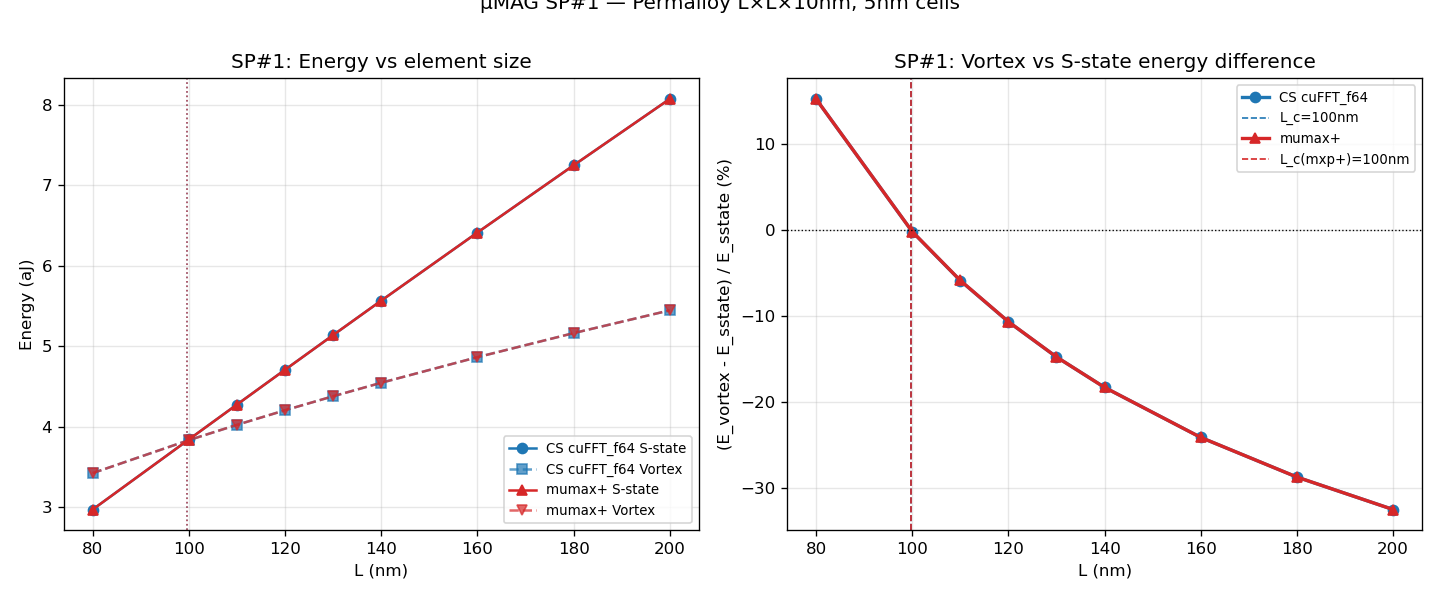

Reproduce this figure in Python.
"""
Notebook 46: µMAG SP#1 Phase Diagram -- Build Comparison
Permalloy squares L×L×10nm, 5nm cells.
Relax from S-state init and vortex init at each L.
Finds critical size L_c where E_vortex = E_sstate.
Runs across CS cuFFT_f64 / mumax3 / mumax+.

Reference: µMAG SP#1, L_c ≈ 110-120 nm (10nm thick, 5nm cells)
"""
import sys, pathlib, time, json
import numpy as np
sys.path.insert(0, str(pathlib.Path(__file__).parent))
import bench_utils as bu
sys.stdout.reconfigure(encoding="utf-8")

MX3_SP1 = pathlib.Path(__file__).parent / "mx3" / "sp1_phase.mx3"

# L sweep: Permalloy squares L×L×10nm, 5nm cells
L_NM_LIST = [80, 100, 110, 120, 130, 140, 160, 180, 200]
D = 5e-9   # cell size
T_NM = 10.0  # thickness nm
NZ = 2     # 10 nm / 5 nm cells

MU0    = bu.MU0
Ms     = 860e3
A      = 13e-12
alpha  = 0.5   # high damping for fast relaxation
T_RELAX = 3e-9

print("=" * 70)
print("Notebook 46: µMAG SP#1 Phase Diagram -- Build Comparison")
print(f"  Permalloy L×L×{T_NM:.0f}nm squares, d={D*1e9:.0f}nm cells")
print(f"  L values: {L_NM_LIST} nm")
print("=" * 70)


def run_cs_sp1(build_label):
    mm = bu.load_mm(build_label)
    mat = mm.Material()
    mat.Ms = Ms; mat.A_exchange = A; mat.K_uniaxial = 0.0
    mat.easy_axis = mm.Vec3(1, 0, 0); mat.alpha = alpha

    E_sstate, E_vortex = [], []
    t0 = time.perf_counter()

    for L_nm in L_NM_LIST:
        N = max(2, int(round(L_nm * 1e-9 / D)))
        g = mm.StructuredGrid(N, N, NZ, D, D, D)

        demag = mm.DemagFieldGPU(g)
        exch  = mm.ExchangeFieldGPU(g)
        fields = mm.FieldSumGPU()
        fields.add(exch)

        opts = mm.RelaxGPUOptions()
        opts.max_steps = 5000

        # S-state init: uniform +x with slight tilt
        m0 = mm.VectorField3D(g)
        arr = np.zeros((NZ, N, N, 3))
        arr[..., 0] = 1.0; arr[..., 1] = 0.05; arr[..., 2] = 0.01
        norms = np.linalg.norm(arr, axis=-1, keepdims=True)
        arr /= norms
        mm.from_numpy(m0, arr)
        relax = mm.RelaxGPU(g)
        relax.upload(m0)
        relax.run(mat, demag, fields, opts)
        relax.download(m0)
        E_s = demag.energy(m0, mat) + exch.energy(m0, mat)
        E_sstate.append(E_s)

        # Vortex init: winding around center
        cx = N * D / 2; cy = N * D / 2
        arr_v = np.zeros((NZ, N, N, 3))
        for iy in range(N):
            for ix in range(N):
                rx = ix * D - cx; ry = iy * D - cy
                r = np.sqrt(rx*rx + ry*ry)
                if r < 1e-10: r = 1e-10
                arr_v[:, iy, ix, 0] = -ry / r
                arr_v[:, iy, ix, 1] =  rx / r
                # vortex core: small mz at center
                core_r = 3 * D
                arr_v[:, iy, ix, 2] = np.exp(-r**2 / (2 * core_r**2))
        norms_v = np.linalg.norm(arr_v, axis=-1, keepdims=True).clip(1e-10)
        arr_v /= norms_v
        mm.from_numpy(m0, arr_v)
        relax2 = mm.RelaxGPU(g)
        relax2.upload(m0)
        relax2.run(mat, demag, fields, opts)
        relax2.download(m0)
        E_v = demag.energy(m0, mat) + exch.energy(m0, mat)
        E_vortex.append(E_v)

    wall_ms = (time.perf_counter() - t0) * 1e3

    # Find L_c by linear interpolation of dE = E_v - E_s
    dE = np.array(E_vortex) - np.array(E_sstate)
    Lc = None
    for i in range(len(dE) - 1):
        if dE[i] >= 0 > dE[i+1] or dE[i] <= 0 < dE[i+1]:
            frac = -dE[i] / (dE[i+1] - dE[i])
            Lc = L_NM_LIST[i] + frac * (L_NM_LIST[i+1] - L_NM_LIST[i])
            break

    return {"build": build_label, "wall_ms": wall_ms,
            "L_nm": L_NM_LIST,
            "E_sstate_aJ": [e * 1e18 for e in E_sstate],
            "E_vortex_aJ": [e * 1e18 for e in E_vortex],
            "dE_pct": (dE / np.abs(np.array(E_sstate)) * 100).tolist(),
            "Lc_nm": float(Lc) if Lc else None}


results = []
for bl in ["cuFFT_f64"]:
    if not bu.BUILDS[bl].exists():
        print(f"[SKIP] {bl}: build not found"); continue
    print(f"\n--- {bl} ---")
    try:
        r = run_cs_sp1(bl); results.append(r)
        print(f"  Wall: {r['wall_ms']:.0f} ms")
        print(f"  L_c ≈ {r['Lc_nm']:.1f} nm" if r['Lc_nm'] else "  L_c: not found in sweep")
        for L, Es, Ev, dE in zip(r['L_nm'], r['E_sstate_aJ'], r['E_vortex_aJ'], r['dE_pct']):
            print(f"  L={L:3d}nm  E_s={Es:.3f}aJ  E_v={Ev:.3f}aJ  dE={dE:+.1f}%")
    except Exception as e:
        print(f"  ERROR: {e}")

# --- mumax3 ---
print("\n--- mumax3 ---")
mx3r = bu.run_mumax3(MX3_SP1, timeout_s=300) if MX3_SP1.exists() else {"ok": False, "error": "mx3 not found"}
if mx3r["ok"]:
    print(f"  Wall: {mx3r['wall_ms']:.0f} ms")
else:
    print(f"  {mx3r.get('error', 'failed')}")

# --- mumax+ ---
print("\n--- mumax+ (RelaxGPU at each L, minimize) ---")
def sp1_mumaxplus(mxp):
    import time, numpy as np
    E_sstate, E_vortex = [], []
    t0 = time.perf_counter()
    for L_nm in L_NM_LIST:
        N = max(2, int(round(L_nm * 1e-9 / D)))
        for init_type in ("sstate", "vortex"):
            world  = mxp.World(cellsize=(D, D, D))
            mag    = mxp.Ferromagnet(world, mxp.Grid((N, N, NZ)))
            mag.msat = Ms; mag.aex = A; mag.alpha = alpha
            if init_type == "sstate":
                mag.magnetization = (1.0, 0.05, 0.01)
            else:
                # Vortex init: component-first (3, nz, ny, nx)
                arr = np.zeros((3, NZ, N, N))
                cx = N * D / 2; cy = N * D / 2
                for iy in range(N):
                    for ix in range(N):
                        rx = ix * D - cx; ry = iy * D - cy
                        r = max(np.sqrt(rx*rx + ry*ry), 1e-10)
                        arr[0, :, iy, ix] = -ry / r
                        arr[1, :, iy, ix] =  rx / r
                        arr[2, :, iy, ix] = np.exp(-r**2 / (2*(3*D)**2))
                norms = np.linalg.norm(arr, axis=0, keepdims=True).clip(1e-10)
                arr /= norms
                mag.magnetization = arr
            mag.minimize()
            E = mag.total_energy()
            if init_type == "sstate":
                E_sstate.append(float(E))
            else:
                E_vortex.append(float(E))
    wall_ms = (time.perf_counter() - t0) * 1e3
    dE = np.array(E_vortex) - np.array(E_sstate)
    Lc = None
    for i in range(len(dE) - 1):
        if dE[i] >= 0 > dE[i+1] or dE[i] <= 0 < dE[i+1]:
            frac = -dE[i] / (dE[i+1] - dE[i])
            Lc = L_NM_LIST[i] + frac * (L_NM_LIST[i+1] - L_NM_LIST[i])
            break
    return {"wall_ms": wall_ms,
            "E_sstate_aJ": [e * 1e18 for e in E_sstate],
            "E_vortex_aJ": [e * 1e18 for e in E_vortex],
            "Lc_nm": float(Lc) if Lc else None}

mxpr = bu.run_mumaxplus(sp1_mumaxplus, timeout_s=600)
if mxpr["ok"]:
    print(f"  Wall: {mxpr['wall_ms']:.0f} ms")
    print(f"  L_c ≈ {mxpr['Lc_nm']:.1f} nm" if mxpr.get('Lc_nm') else "  L_c: not found")
else:
    print(f"  {mxpr.get('error', 'failed')}")

print("\n" + "=" * 70)
print("SUMMARY -- SP#1 Phase Diagram (Permalloy squares, 5nm cells)")
print("=" * 70)
ref_lc = 116.0  # nm, from sp1_thickness.cpp at t=10nm
print(f"  Reference L_c (t=10nm, 5nm cells): ~{ref_lc:.0f} nm")
for r in results:
    lc = r['Lc_nm']
    lc_str = f"{lc:.1f} nm" if lc else "not found"
    print(f"  CS {r['build']:12s}: L_c = {lc_str}  wall={r['wall_ms']:.0f} ms")
if mx3r.get("ok"):
    print(f"  mumax3          : wall={mx3r['wall_ms']:.0f} ms  (Lc from table TBD)")
if mxpr.get("ok"):
    lc = mxpr.get('Lc_nm')
    lc_str = f"{lc:.1f} nm" if lc else "not found"
    print(f"  mumax+          : L_c = {lc_str}  wall={mxpr['wall_ms']:.0f} ms")

out = {"scenario": "SP#1 Phase Diagram", "L_nm": L_NM_LIST,
       "cs": results, "mumax3_wall_ms": mx3r.get("wall_ms"),
       "mumaxplus": mxpr}
(pathlib.Path(__file__).parent / "46_results.json").write_text(
    json.dumps(out, indent=2, default=str), encoding="utf-8")

try:
    import matplotlib; matplotlib.use('Agg')
    import matplotlib.pyplot as plt
    fig, axes = plt.subplots(1, 2, figsize=(12, 5))
    colors = {"cuFFT_f64": "C0", "mumax+": "C3"}
    L_arr = np.array(L_NM_LIST)

    for r in results:
        Es = np.array(r['E_sstate_aJ']); Ev = np.array(r['E_vortex_aJ'])
        axes[0].plot(L_arr, Es, 'o-', color=colors.get(r['build'], 'C0'),
                     label=f"CS {r['build']} S-state", lw=1.5)
        axes[0].plot(L_arr, Ev, 's--', color=colors.get(r['build'], 'C0'),
                     label=f"CS {r['build']} Vortex", lw=1.5, alpha=0.7)
        if r['Lc_nm']:
            axes[0].axvline(r['Lc_nm'], color=colors.get(r['build'], 'C0'),
                            ls=':', lw=1, alpha=0.7)

    if mxpr.get("ok") and mxpr.get("E_sstate_aJ"):
        Es_mxp = np.array(mxpr['E_sstate_aJ'])
        Ev_mxp = np.array(mxpr['E_vortex_aJ'])
        axes[0].plot(L_arr, Es_mxp, '^-', color="C3", label="mumax+ S-state", lw=1.5)
        axes[0].plot(L_arr, Ev_mxp, 'v--', color="C3", label="mumax+ Vortex", lw=1.5, alpha=0.7)
        if mxpr.get('Lc_nm'):
            axes[0].axvline(mxpr['Lc_nm'], color="C3", ls=':', lw=1, alpha=0.7)

    axes[0].set_xlabel("L (nm)"); axes[0].set_ylabel("Energy (aJ)")
    axes[0].set_title("SP#1: Energy vs element size")
    axes[0].legend(fontsize=8); axes[0].grid(alpha=0.3)

    for r in results:
        dE = np.array(r['dE_pct'])
        axes[1].plot(L_arr, dE, 'o-', color=colors.get(r['build'], 'C0'),
                     label=f"CS {r['build']}", lw=2)
        if r['Lc_nm']:
            axes[1].axvline(r['Lc_nm'], color=colors.get(r['build'], 'C0'),
                            ls='--', lw=1, label=f"L_c={r['Lc_nm']:.0f}nm")

    if mxpr.get("ok") and mxpr.get("E_sstate_aJ"):
        Es_mxp = np.array(mxpr['E_sstate_aJ'])
        Ev_mxp = np.array(mxpr['E_vortex_aJ'])
        dE_mxp = (Ev_mxp - Es_mxp) / np.abs(Es_mxp) * 100
        axes[1].plot(L_arr, dE_mxp, '^-', color="C3", label="mumax+", lw=2)
        if mxpr.get('Lc_nm'):
            axes[1].axvline(mxpr['Lc_nm'], color="C3", ls='--', lw=1,
                            label=f"L_c(mxp+)={mxpr['Lc_nm']:.0f}nm")

    axes[1].axhline(0, color='k', lw=0.8, ls=':')
    axes[1].set_xlabel("L (nm)"); axes[1].set_ylabel("(E_vortex - E_sstate) / E_sstate (%)")
    axes[1].set_title("SP#1: Vortex vs S-state energy difference")
    axes[1].legend(fontsize=8); axes[1].grid(alpha=0.3)

    plt.suptitle(f"µMAG SP#1 — Permalloy L×L×10nm, 5nm cells", y=1.01)
    plt.tight_layout()
    plt.savefig(str(pathlib.Path(__file__).parent / "46_sp1_comparison.png"), dpi=120)
    print("\nPlot: 46_sp1_comparison.png")
except Exception as e:
    print(f"Plot error: {e}")
